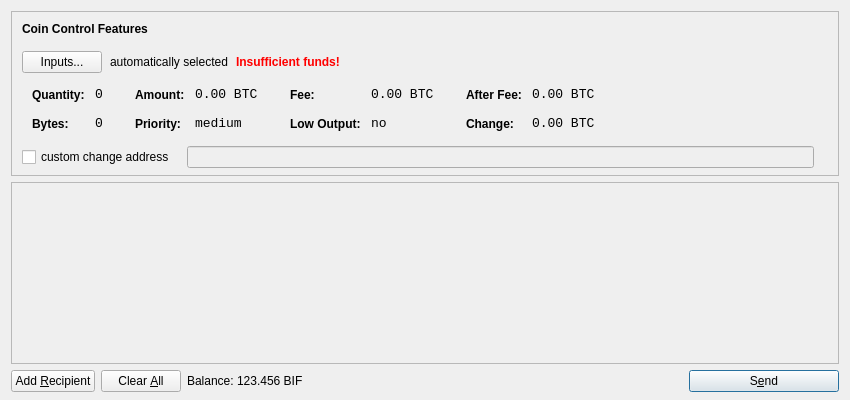
<?xml version="1.0" encoding="UTF-8"?>
<ui version="4.0">
 <class>SendCoinsDialog</class>
 <widget class="QDialog" name="SendCoinsDialog">
  <property name="geometry">
   <rect>
    <x>0</x>
    <y>0</y>
    <width>850</width>
    <height>400</height>
   </rect>
  </property>
  <property name="windowTitle">
   <string>Send Coins</string>
  </property>
  <layout class="QVBoxLayout" name="verticalLayout" stretch="0,1,0">
   <property name="bottomMargin">
    <number>8</number>
   </property>
   <item>
    <widget class="QFrame" name="frameCoinControl">
     <property name="sizePolicy">
      <sizepolicy hsizetype="Expanding" vsizetype="Expanding">
       <horstretch>0</horstretch>
       <verstretch>0</verstretch>
      </sizepolicy>
     </property>
     <property name="maximumSize">
      <size>
       <width>16777215</width>
       <height>16777215</height>
      </size>
     </property>
     <property name="frameShape">
      <enum>QFrame::StyledPanel</enum>
     </property>
     <property name="frameShadow">
      <enum>QFrame::Sunken</enum>
     </property>
     <layout class="QVBoxLayout" name="verticalLayoutCoinControl2">
      <property name="spacing">
       <number>-1</number>
      </property>
      <property name="leftMargin">
       <number>0</number>
      </property>
      <property name="topMargin">
       <number>0</number>
      </property>
      <property name="rightMargin">
       <number>0</number>
      </property>
      <property name="bottomMargin">
       <number>6</number>
      </property>
      <item>
       <layout class="QVBoxLayout" name="verticalLayoutCoinControl" stretch="0,0,0,0,1">
        <property name="spacing">
         <number>0</number>
        </property>
        <property name="leftMargin">
         <number>10</number>
        </property>
        <property name="topMargin">
         <number>10</number>
        </property>
        <item>
         <layout class="QHBoxLayout" name="horizontalLayoutCoinControl1">
          <property name="bottomMargin">
           <number>15</number>
          </property>
          <item>
           <widget class="QLabel" name="labelCoinControlFeatures">
            <property name="sizePolicy">
             <sizepolicy hsizetype="Preferred" vsizetype="Maximum">
              <horstretch>0</horstretch>
              <verstretch>0</verstretch>
             </sizepolicy>
            </property>
            <property name="font">
             <font>
              <weight>75</weight>
              <bold>true</bold>
             </font>
            </property>
            <property name="styleSheet">
             <string notr="true">font-weight:bold;</string>
            </property>
            <property name="text">
             <string>Coin Control Features</string>
            </property>
           </widget>
          </item>
         </layout>
        </item>
        <item>
         <layout class="QHBoxLayout" name="horizontalLayoutCoinControl2" stretch="0,0,0,0">
          <property name="spacing">
           <number>8</number>
          </property>
          <property name="bottomMargin">
           <number>10</number>
          </property>
          <item>
           <widget class="QPushButton" name="pushButtonCoinControl">
            <property name="styleSheet">
             <string notr="true"/>
            </property>
            <property name="text">
             <string>Inputs...</string>
            </property>
           </widget>
          </item>
          <item>
           <widget class="QLabel" name="labelCoinControlAutomaticallySelected">
            <property name="text">
             <string>automatically selected</string>
            </property>
            <property name="margin">
             <number>5</number>
            </property>
           </widget>
          </item>
          <item>
           <widget class="QLabel" name="labelCoinControlInsuffFunds">
            <property name="font">
             <font>
              <weight>75</weight>
              <bold>true</bold>
             </font>
            </property>
            <property name="styleSheet">
             <string notr="true">color:red;font-weight:bold;</string>
            </property>
            <property name="text">
             <string>Insufficient funds!</string>
            </property>
            <property name="margin">
             <number>5</number>
            </property>
           </widget>
          </item>
          <item>
           <spacer name="horizontalSpacerCoinControl">
            <property name="orientation">
             <enum>Qt::Horizontal</enum>
            </property>
            <property name="sizeHint" stdset="0">
             <size>
              <width>40</width>
              <height>1</height>
             </size>
            </property>
           </spacer>
          </item>
         </layout>
        </item>
        <item>
         <widget class="QWidget" name="widgetCoinControl" native="true">
          <property name="sizePolicy">
           <sizepolicy hsizetype="Preferred" vsizetype="Preferred">
            <horstretch>0</horstretch>
            <verstretch>0</verstretch>
           </sizepolicy>
          </property>
          <property name="minimumSize">
           <size>
            <width>0</width>
            <height>0</height>
           </size>
          </property>
          <property name="styleSheet">
           <string notr="true"/>
          </property>
          <layout class="QHBoxLayout" name="horizontalLayoutCoinControl5">
           <property name="margin">
            <number>0</number>
           </property>
           <item>
            <layout class="QHBoxLayout" name="horizontalLayoutCoinControl3" stretch="0,0,0,1">
             <property name="spacing">
              <number>20</number>
             </property>
             <property name="topMargin">
              <number>0</number>
             </property>
             <property name="bottomMargin">
              <number>10</number>
             </property>
             <item>
              <layout class="QFormLayout" name="formLayoutCoinControl1">
               <property name="horizontalSpacing">
                <number>10</number>
               </property>
               <property name="verticalSpacing">
                <number>14</number>
               </property>
               <property name="leftMargin">
                <number>10</number>
               </property>
               <property name="topMargin">
                <number>4</number>
               </property>
               <property name="rightMargin">
                <number>6</number>
               </property>
               <item row="0" column="0">
                <widget class="QLabel" name="labelCoinControlQuantityText">
                 <property name="styleSheet">
                  <string notr="true">font-weight:bold;</string>
                 </property>
                 <property name="text">
                  <string>Quantity:</string>
                 </property>
                 <property name="margin">
                  <number>0</number>
                 </property>
                </widget>
               </item>
               <item row="0" column="1">
                <widget class="QLabel" name="labelCoinControlQuantity">
                 <property name="font">
                  <font>
                   <family>Monospace</family>
                   <pointsize>10</pointsize>
                  </font>
                 </property>
                 <property name="cursor">
                  <cursorShape>IBeamCursor</cursorShape>
                 </property>
                 <property name="contextMenuPolicy">
                  <enum>Qt::ActionsContextMenu</enum>
                 </property>
                 <property name="text">
                  <string notr="true">0</string>
                 </property>
                 <property name="margin">
                  <number>0</number>
                 </property>
                 <property name="textInteractionFlags">
                  <set>Qt::LinksAccessibleByMouse|Qt::TextSelectableByKeyboard|Qt::TextSelectableByMouse</set>
                 </property>
                </widget>
               </item>
               <item row="1" column="0">
                <widget class="QLabel" name="labelCoinControlBytesText">
                 <property name="styleSheet">
                  <string notr="true">font-weight:bold;</string>
                 </property>
                 <property name="text">
                  <string>Bytes:</string>
                 </property>
                </widget>
               </item>
               <item row="1" column="1">
                <widget class="QLabel" name="labelCoinControlBytes">
                 <property name="font">
                  <font>
                   <family>Monospace</family>
                   <pointsize>10</pointsize>
                  </font>
                 </property>
                 <property name="cursor">
                  <cursorShape>IBeamCursor</cursorShape>
                 </property>
                 <property name="contextMenuPolicy">
                  <enum>Qt::ActionsContextMenu</enum>
                 </property>
                 <property name="text">
                  <string notr="true">0</string>
                 </property>
                 <property name="textInteractionFlags">
                  <set>Qt::LinksAccessibleByMouse|Qt::TextSelectableByKeyboard|Qt::TextSelectableByMouse</set>
                 </property>
                </widget>
               </item>
              </layout>
             </item>
             <item>
              <layout class="QFormLayout" name="formLayoutCoinControl2">
               <property name="horizontalSpacing">
                <number>10</number>
               </property>
               <property name="verticalSpacing">
                <number>14</number>
               </property>
               <property name="leftMargin">
                <number>6</number>
               </property>
               <property name="topMargin">
                <number>4</number>
               </property>
               <property name="rightMargin">
                <number>6</number>
               </property>
               <item row="0" column="0">
                <widget class="QLabel" name="labelCoinControlAmountText">
                 <property name="styleSheet">
                  <string notr="true">font-weight:bold;</string>
                 </property>
                 <property name="text">
                  <string>Amount:</string>
                 </property>
                 <property name="margin">
                  <number>0</number>
                 </property>
                </widget>
               </item>
               <item row="0" column="1">
                <widget class="QLabel" name="labelCoinControlAmount">
                 <property name="font">
                  <font>
                   <family>Monospace</family>
                   <pointsize>10</pointsize>
                  </font>
                 </property>
                 <property name="cursor">
                  <cursorShape>IBeamCursor</cursorShape>
                 </property>
                 <property name="contextMenuPolicy">
                  <enum>Qt::ActionsContextMenu</enum>
                 </property>
                 <property name="text">
                  <string notr="true">0.00 BTC</string>
                 </property>
                 <property name="textInteractionFlags">
                  <set>Qt::LinksAccessibleByMouse|Qt::TextSelectableByKeyboard|Qt::TextSelectableByMouse</set>
                 </property>
                </widget>
               </item>
               <item row="1" column="0">
                <widget class="QLabel" name="labelCoinControlPriorityText">
                 <property name="styleSheet">
                  <string notr="true">font-weight:bold;</string>
                 </property>
                 <property name="text">
                  <string>Priority:</string>
                 </property>
                </widget>
               </item>
               <item row="1" column="1">
                <widget class="QLabel" name="labelCoinControlPriority">
                 <property name="font">
                  <font>
                   <family>Monospace</family>
                   <pointsize>10</pointsize>
                  </font>
                 </property>
                 <property name="cursor">
                  <cursorShape>IBeamCursor</cursorShape>
                 </property>
                 <property name="contextMenuPolicy">
                  <enum>Qt::ActionsContextMenu</enum>
                 </property>
                 <property name="text">
                  <string>medium</string>
                 </property>
                 <property name="textInteractionFlags">
                  <set>Qt::LinksAccessibleByMouse|Qt::TextSelectableByKeyboard|Qt::TextSelectableByMouse</set>
                 </property>
                </widget>
               </item>
              </layout>
             </item>
             <item>
              <layout class="QFormLayout" name="formLayoutCoinControl3">
               <property name="horizontalSpacing">
                <number>10</number>
               </property>
               <property name="verticalSpacing">
                <number>14</number>
               </property>
               <property name="leftMargin">
                <number>6</number>
               </property>
               <property name="topMargin">
                <number>4</number>
               </property>
               <property name="rightMargin">
                <number>6</number>
               </property>
               <item row="0" column="0">
                <widget class="QLabel" name="labelCoinControlFeeText">
                 <property name="styleSheet">
                  <string notr="true">font-weight:bold;</string>
                 </property>
                 <property name="text">
                  <string>Fee:</string>
                 </property>
                 <property name="margin">
                  <number>0</number>
                 </property>
                </widget>
               </item>
               <item row="0" column="1">
                <widget class="QLabel" name="labelCoinControlFee">
                 <property name="font">
                  <font>
                   <family>Monospace</family>
                   <pointsize>10</pointsize>
                  </font>
                 </property>
                 <property name="cursor">
                  <cursorShape>IBeamCursor</cursorShape>
                 </property>
                 <property name="contextMenuPolicy">
                  <enum>Qt::ActionsContextMenu</enum>
                 </property>
                 <property name="text">
                  <string notr="true">0.00 BTC</string>
                 </property>
                 <property name="textInteractionFlags">
                  <set>Qt::LinksAccessibleByMouse|Qt::TextSelectableByKeyboard|Qt::TextSelectableByMouse</set>
                 </property>
                </widget>
               </item>
               <item row="1" column="0">
                <widget class="QLabel" name="labelCoinControlLowOutputText">
                 <property name="styleSheet">
                  <string notr="true">font-weight:bold;</string>
                 </property>
                 <property name="text">
                  <string>Low Output:</string>
                 </property>
                </widget>
               </item>
               <item row="1" column="1">
                <widget class="QLabel" name="labelCoinControlLowOutput">
                 <property name="font">
                  <font>
                   <family>Monospace</family>
                   <pointsize>10</pointsize>
                  </font>
                 </property>
                 <property name="cursor">
                  <cursorShape>IBeamCursor</cursorShape>
                 </property>
                 <property name="contextMenuPolicy">
                  <enum>Qt::ActionsContextMenu</enum>
                 </property>
                 <property name="text">
                  <string>no</string>
                 </property>
                 <property name="textInteractionFlags">
                  <set>Qt::LinksAccessibleByMouse|Qt::TextSelectableByKeyboard|Qt::TextSelectableByMouse</set>
                 </property>
                </widget>
               </item>
              </layout>
             </item>
             <item>
              <layout class="QFormLayout" name="formLayoutCoinControl4">
               <property name="horizontalSpacing">
                <number>10</number>
               </property>
               <property name="verticalSpacing">
                <number>14</number>
               </property>
               <property name="leftMargin">
                <number>6</number>
               </property>
               <property name="topMargin">
                <number>4</number>
               </property>
               <property name="rightMargin">
                <number>6</number>
               </property>
               <item row="0" column="0">
                <widget class="QLabel" name="labelCoinControlAfterFeeText">
                 <property name="styleSheet">
                  <string notr="true">font-weight:bold;</string>
                 </property>
                 <property name="text">
                  <string>After Fee:</string>
                 </property>
                 <property name="margin">
                  <number>0</number>
                 </property>
                </widget>
               </item>
               <item row="0" column="1">
                <widget class="QLabel" name="labelCoinControlAfterFee">
                 <property name="font">
                  <font>
                   <family>Monospace</family>
                   <pointsize>10</pointsize>
                  </font>
                 </property>
                 <property name="cursor">
                  <cursorShape>IBeamCursor</cursorShape>
                 </property>
                 <property name="contextMenuPolicy">
                  <enum>Qt::ActionsContextMenu</enum>
                 </property>
                 <property name="text">
                  <string notr="true">0.00 BTC</string>
                 </property>
                 <property name="textInteractionFlags">
                  <set>Qt::LinksAccessibleByMouse|Qt::TextSelectableByKeyboard|Qt::TextSelectableByMouse</set>
                 </property>
                </widget>
               </item>
               <item row="1" column="0">
                <widget class="QLabel" name="labelCoinControlChangeText">
                 <property name="styleSheet">
                  <string notr="true">font-weight:bold;</string>
                 </property>
                 <property name="text">
                  <string>Change:</string>
                 </property>
                </widget>
               </item>
               <item row="1" column="1">
                <widget class="QLabel" name="labelCoinControlChange">
                 <property name="font">
                  <font>
                   <family>Monospace</family>
                   <pointsize>10</pointsize>
                  </font>
                 </property>
                 <property name="cursor">
                  <cursorShape>IBeamCursor</cursorShape>
                 </property>
                 <property name="contextMenuPolicy">
                  <enum>Qt::ActionsContextMenu</enum>
                 </property>
                 <property name="text">
                  <string notr="true">0.00 BTC</string>
                 </property>
                 <property name="textInteractionFlags">
                  <set>Qt::LinksAccessibleByMouse|Qt::TextSelectableByKeyboard|Qt::TextSelectableByMouse</set>
                 </property>
                </widget>
               </item>
              </layout>
             </item>
            </layout>
           </item>
          </layout>
         </widget>
        </item>
        <item>
         <layout class="QHBoxLayout" name="horizontalLayoutCoinControl4" stretch="0,0,0">
          <property name="spacing">
           <number>12</number>
          </property>
          <property name="sizeConstraint">
           <enum>QLayout::SetDefaultConstraint</enum>
          </property>
          <property name="topMargin">
           <number>5</number>
          </property>
          <property name="rightMargin">
           <number>5</number>
          </property>
          <item>
           <widget class="QCheckBox" name="checkBoxCoinControlChange">
            <property name="text">
             <string>custom change address</string>
            </property>
           </widget>
          </item>
          <item>
           <widget class="QLineEdit" name="lineEditCoinControlChange">
            <property name="enabled">
             <bool>false</bool>
            </property>
            <property name="sizePolicy">
             <sizepolicy hsizetype="Expanding" vsizetype="Fixed">
              <horstretch>0</horstretch>
              <verstretch>0</verstretch>
             </sizepolicy>
            </property>
           </widget>
          </item>
          <item>
           <widget class="QLabel" name="labelCoinControlChangeLabel">
            <property name="sizePolicy">
             <sizepolicy hsizetype="Preferred" vsizetype="Expanding">
              <horstretch>0</horstretch>
              <verstretch>0</verstretch>
             </sizepolicy>
            </property>
            <property name="minimumSize">
             <size>
              <width>0</width>
              <height>0</height>
             </size>
            </property>
            <property name="text">
             <string/>
            </property>
            <property name="margin">
             <number>3</number>
            </property>
           </widget>
          </item>
         </layout>
        </item>
        <item>
         <spacer name="verticalSpacerCoinControl">
          <property name="orientation">
           <enum>Qt::Vertical</enum>
          </property>
          <property name="sizeHint" stdset="0">
           <size>
            <width>800</width>
            <height>1</height>
           </size>
          </property>
         </spacer>
        </item>
       </layout>
      </item>
     </layout>
    </widget>
   </item>
   <item>
    <widget class="QScrollArea" name="scrollArea">
     <property name="widgetResizable">
      <bool>true</bool>
     </property>
     <widget class="QWidget" name="scrollAreaWidgetContents">
      <property name="geometry">
       <rect>
        <x>0</x>
        <y>0</y>
        <width>830</width>
        <height>165</height>
       </rect>
      </property>
      <layout class="QVBoxLayout" name="verticalLayout_2">
       <property name="margin">
        <number>0</number>
       </property>
       <item>
        <layout class="QVBoxLayout" name="entries">
         <property name="spacing">
          <number>6</number>
         </property>
        </layout>
       </item>
       <item>
        <spacer name="verticalSpacer">
         <property name="orientation">
          <enum>Qt::Vertical</enum>
         </property>
         <property name="sizeHint" stdset="0">
          <size>
           <width>20</width>
           <height>40</height>
          </size>
         </property>
        </spacer>
       </item>
      </layout>
     </widget>
    </widget>
   </item>
   <item>
    <layout class="QHBoxLayout" name="horizontalLayout">
     <item>
      <widget class="QPushButton" name="addButton">
       <property name="toolTip">
        <string>Send to multiple recipients at once</string>
       </property>
       <property name="text">
        <string>Add &amp;Recipient</string>
       </property>
       <property name="icon">
        <iconset resource="../bitcoin.qrc">
         <normaloff>:/icons/add</normaloff>:/icons/add</iconset>
       </property>
       <property name="autoDefault">
        <bool>false</bool>
       </property>
      </widget>
     </item>
     <item>
      <widget class="QPushButton" name="clearButton">
       <property name="sizePolicy">
        <sizepolicy hsizetype="Minimum" vsizetype="Fixed">
         <horstretch>0</horstretch>
         <verstretch>0</verstretch>
        </sizepolicy>
       </property>
       <property name="toolTip">
        <string>Remove all transaction fields</string>
       </property>
       <property name="text">
        <string>Clear &amp;All</string>
       </property>
       <property name="icon">
        <iconset resource="../bitcoin.qrc">
         <normaloff>:/icons/remove</normaloff>:/icons/remove</iconset>
       </property>
       <property name="autoRepeatDelay">
        <number>300</number>
       </property>
       <property name="autoDefault">
        <bool>false</bool>
       </property>
      </widget>
     </item>
     <item>
      <layout class="QHBoxLayout" name="horizontalLayout_2">
       <property name="spacing">
        <number>3</number>
       </property>
       <item>
        <widget class="QLabel" name="label">
         <property name="text">
          <string>Balance:</string>
         </property>
        </widget>
       </item>
       <item>
        <widget class="QLabel" name="labelBalance">
         <property name="cursor">
          <cursorShape>IBeamCursor</cursorShape>
         </property>
         <property name="text">
          <string>123.456 BIF</string>
         </property>
         <property name="textInteractionFlags">
          <set>Qt::LinksAccessibleByMouse|Qt::TextSelectableByKeyboard|Qt::TextSelectableByMouse</set>
         </property>
        </widget>
       </item>
      </layout>
     </item>
     <item>
      <spacer name="horizontalSpacer">
       <property name="orientation">
        <enum>Qt::Horizontal</enum>
       </property>
       <property name="sizeHint" stdset="0">
        <size>
         <width>40</width>
         <height>20</height>
        </size>
       </property>
      </spacer>
     </item>
     <item>
      <widget class="QPushButton" name="sendButton">
       <property name="minimumSize">
        <size>
         <width>150</width>
         <height>0</height>
        </size>
       </property>
       <property name="toolTip">
        <string>Confirm the send action</string>
       </property>
       <property name="text">
        <string>S&amp;end</string>
       </property>
       <property name="icon">
        <iconset resource="../bitcoin.qrc">
         <normaloff>:/icons/send</normaloff>:/icons/send</iconset>
       </property>
       <property name="default">
        <bool>true</bool>
       </property>
      </widget>
     </item>
    </layout>
   </item>
  </layout>
 </widget>
 <resources>
  <include location="../bitcoin.qrc"/>
 </resources>
 <connections/>
</ui>
